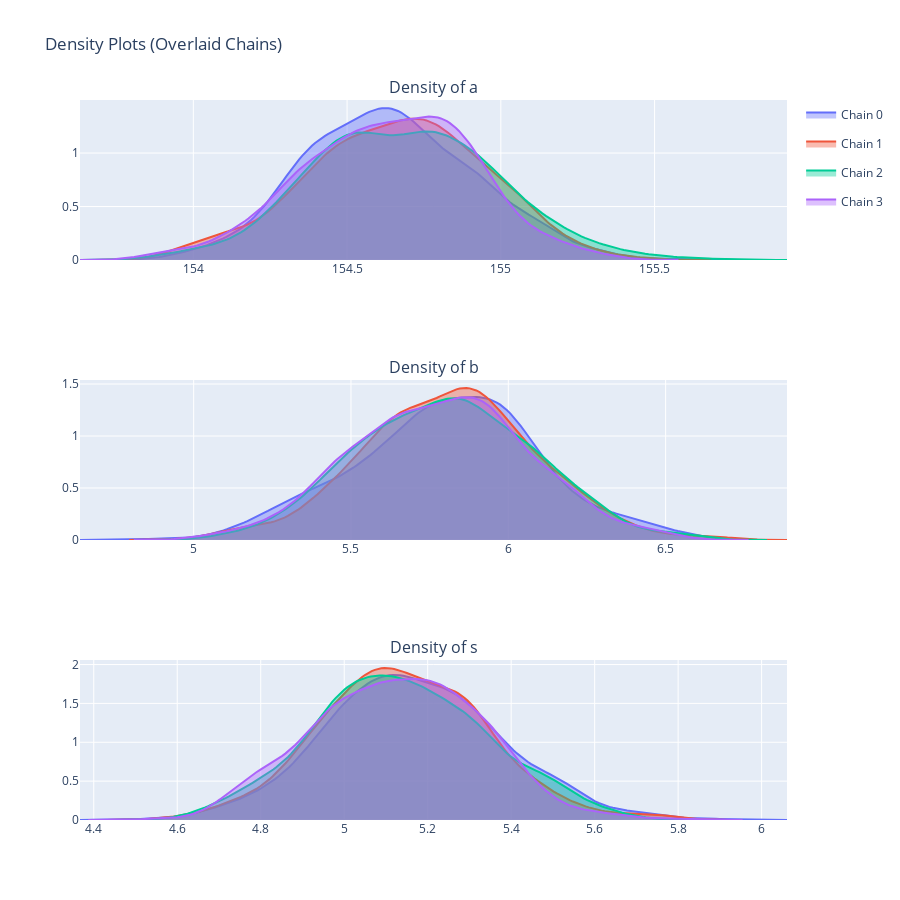

Write notebook code for a chart like this one.
### Code cell
m.diag.density()

### Figure 1 — Plotly figure (JSON) as saved in the notebook; plotly's stock layout.template omitted (floating-point values rounded to 4 significant figures; data arrays with more than 128 entries replaced by an {"elided": "..."} marker saying what was removed)
{"data": [{"fill": "tozeroy", "fillcolor": "rgba(99,110,250,0.4)", "legendgroup": "chain0", "line": {"color": "#636EFA"}, "mode": "lines", "name": "Chain 0", "showlegend": true, "type": "scatter", "x": {"elided": "200 float values"}, "xaxis": "x", "y": {"elided": "200 float values"}, "yaxis": "y"}, {"fill": "tozeroy", "fillcolor": "rgba(239,85,59,0.4)", "legendgroup": "chain1", "line": {"color": "#EF553B"}, "mode": "lines", "name": "Chain 1", "showlegend": true, "type": "scatter", "x": {"elided": "200 float values"}, "xaxis": "x", "y": {"elided": "200 float values"}, "yaxis": "y"}, {"fill": "tozeroy", "fillcolor": "rgba(0,204,150,0.4)", "legendgroup": "chain2", "line": {"color": "#00CC96"}, "mode": "lines", "name": "Chain 2", "showlegend": true, "type": "scatter", "x": {"elided": "200 float values"}, "xaxis": "x", "y": {"elided": "200 float values"}, "yaxis": "y"}, {"fill": "tozeroy", "fillcolor": "rgba(171,99,250,0.4)", "legendgroup": "chain3", "line": {"color": "#AB63FA"}, "mode": "lines", "name": "Chain 3", "showlegend": true, "type": "scatter", "x": {"elided": "200 float values"}, "xaxis": "x", "y": {"elided": "200 float values"}, "yaxis": "y"}, {"fill": "tozeroy", "fillcolor": "rgba(99,110,250,0.4)", "legendgroup": "chain0", "line": {"color": "#636EFA"}, "mode": "lines", "name": "Chain 0", "showlegend": false, "type": "scatter", "x": {"elided": "200 float values"}, "xaxis": "x2", "y": {"elided": "200 float values"}, "yaxis": "y2"}, {"fill": "tozeroy", "fillcolor": "rgba(239,85,59,0.4)", "legendgroup": "chain1", "line": {"color": "#EF553B"}, "mode": "lines", "name": "Chain 1", "showlegend": false, "type": "scatter", "x": {"elided": "200 float values"}, "xaxis": "x2", "y": {"elided": "200 float values"}, "yaxis": "y2"}, {"fill": "tozeroy", "fillcolor": "rgba(0,204,150,0.4)", "legendgroup": "chain2", "line": {"color": "#00CC96"}, "mode": "lines", "name": "Chain 2", "showlegend": false, "type": "scatter", "x": {"elided": "200 float values"}, "xaxis": "x2", "y": {"elided": "200 float values"}, "yaxis": "y2"}, {"fill": "tozeroy", "fillcolor": "rgba(171,99,250,0.4)", "legendgroup": "chain3", "line": {"color": "#AB63FA"}, "mode": "lines", "name": "Chain 3", "showlegend": false, "type": "scatter", "x": {"elided": "200 float values"}, "xaxis": "x2", "y": {"elided": "200 float values"}, "yaxis": "y2"}, {"fill": "tozeroy", "fillcolor": "rgba(99,110,250,0.4)", "legendgroup": "chain0", "line": {"color": "#636EFA"}, "mode": "lines", "name": "Chain 0", "showlegend": false, "type": "scatter", "x": {"elided": "200 float values"}, "xaxis": "x3", "y": {"elided": "200 float values"}, "yaxis": "y3"}, {"fill": "tozeroy", "fillcolor": "rgba(239,85,59,0.4)", "legendgroup": "chain1", "line": {"color": "#EF553B"}, "mode": "lines", "name": "Chain 1", "showlegend": false, "type": "scatter", "x": {"elided": "200 float values"}, "xaxis": "x3", "y": {"elided": "200 float values"}, "yaxis": "y3"}, {"fill": "tozeroy", "fillcolor": "rgba(0,204,150,0.4)", "legendgroup": "chain2", "line": {"color": "#00CC96"}, "mode": "lines", "name": "Chain 2", "showlegend": false, "type": "scatter", "x": {"elided": "200 float values"}, "xaxis": "x3", "y": {"elided": "200 float values"}, "yaxis": "y3"}, {"fill": "tozeroy", "fillcolor": "rgba(171,99,250,0.4)", "legendgroup": "chain3", "line": {"color": "#AB63FA"}, "mode": "lines", "name": "Chain 3", "showlegend": false, "type": "scatter", "x": {"elided": "200 float values"}, "xaxis": "x3", "y": {"elided": "200 float values"}, "yaxis": "y3"}], "layout": {"annotations": [{"font": {"size": 16}, "showarrow": false, "text": "Density of a", "x": 0.5, "xanchor": "center", "xref": "paper", "y": 1, "yanchor": "bottom", "yref": "paper"}, {"font": {"size": 16}, "showarrow": false, "text": "Density of b", "x": 0.5, "xanchor": "center", "xref": "paper", "y": 0.6111, "yanchor": "bottom", "yref": "paper"}, {"font": {"size": 16}, "showarrow": false, "text": "Density of s", "x": 0.5, "xanchor": "center", "xref": "paper", "y": 0.2222, "yanchor": "bottom", "yref": "paper"}], "height": 900, "title": {"text": "Density Plots (Overlaid Chains)"}, "xaxis": {"anchor": "y", "domain": [0, 1]}, "xaxis2": {"anchor": "y2", "domain": [0, 1]}, "xaxis3": {"anchor": "y3", "domain": [0, 1]}, "yaxis": {"anchor": "x", "domain": [0.7778, 1]}, "yaxis2": {"anchor": "x2", "domain": [0.3889, 0.6111]}, "yaxis3": {"anchor": "x3", "domain": [0, 0.2222]}}}
